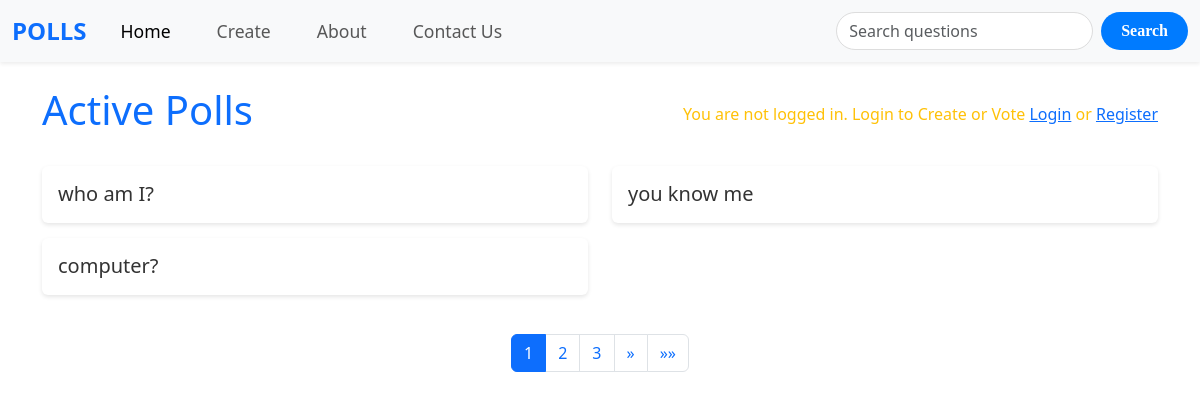
The app's page /, older data.
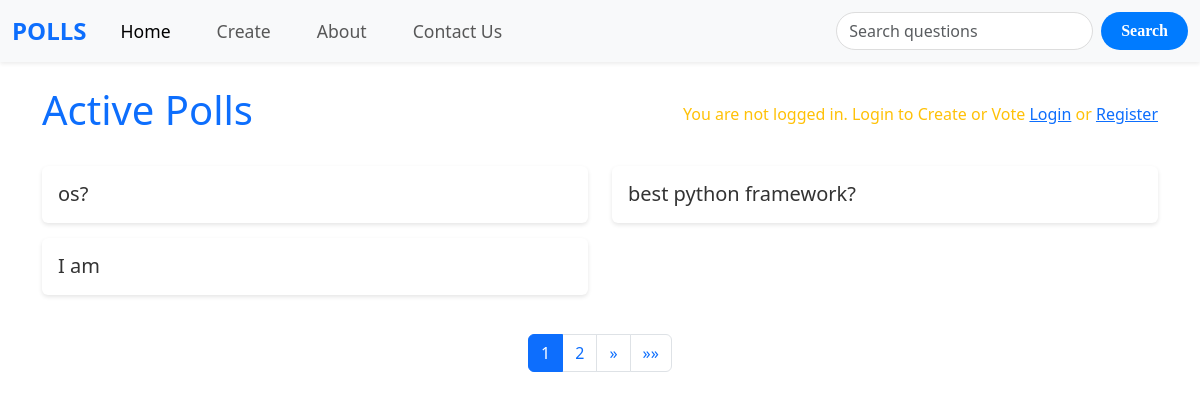
The same page, newer data.
### polls/models.py (models this page shows, shortened)
class question(models.Model):
    question_text = models.CharField(max_length=300)
    publication_date = models.DateField("data published")

### polls/views.py (the view)
# urls.py: path("", views.IndexView.as_view(), name="index"),
class IndexView(generic.ListView):
    template_name = "polls/index.html"
    context_object_name = "questions_sorted_as_latest"
    paginate_by = 3
    def get_queryset(self):
        return question.objects.filter(publication_date__lte=timezone.now()).order_by('-publication_date')

### polls/templates/polls/index.html (shortened to what this page needs)
<!DOCTYPE html>
<html lang="en">
<head>
    <link href="https://cdn.jsdelivr.net/npm/bootstrap@5.3.0-alpha1/dist/css/bootstrap.min.css" rel="stylesheet">
    {% load static %}
    <link href="{% static 'polls/style.css' %}" rel="stylesheet">
</head>
<body>
<nav class="navbar navbar-expand-lg navbar-light bg-light shadow-sm">
    <div class="container-fluid">
        <a class="navbar-brand" href="{% url 'polls:index' %}">POLLS</a>
        <div class="collapse navbar-collapse" id="navbarNav">
            <div class="navbar-nav me-auto">
                <a class="nav-link active" href="{% url 'polls:index' %}">Home</a>
                    <a class="nav-link" href="{% url 'polls:create' %}">Create</a>
                <a class="nav-link" href="{% url 'polls:about' %}">About</a>
                <a class="nav-link" href="{% url 'polls:contact' %}">Contact Us</a>
            </div>
            <form method="GET" action="{% url 'polls:search' %}" class="d-flex">
                <input class="form-control me-2 custom-search-input" type="search" placeholder="Search questions" aria-label="Search" name="q">
                <button class="btn custom-search-button" type="submit">Search</button>
            </form>
        </div>
    </div>
</nav>
<div class="container mt-4">
    <div class="d-flex justify-content-between align-items-center mb-4">
        <h1 class="text-primary">Active Polls</h1>
        {% if user.is_authenticated %}
            <div class="welcome-message">
                Welcome, {{ user.username }}!
                <form action="{% url 'polls:logout' %}" method="post" class="d-inline">
                    {% csrf_token %}
                    <button type="submit" class="btn btn-link logout-btn">Logout</button>
                </form>
            </div>
        {% else %}
            <p class="text-warning mb-0">You are not logged in. Login to Create or Vote <a href="{% url 'polls:login' %}" class="text-primary">Login</a> or <a href="{% url 'polls:register' %}" class="text-primary">Register</a></p>
        {% endif %}
    </div>
    <div class="row">
        {% if questions_sorted_as_latest %}
            {% for question in questions_sorted_as_latest %}
                <div class="col-md-6">
                    <div class="card poll-card">
                        <div class="card-body">
                            <a href="{% url 'polls:details' question.id %}" class="card-title h5">{{ question.question_text }}</a>
                        </div>
                    </div>
                </div>
            {% endfor %}
        {% else %}
            <p class="text-muted">No polls available.</p>
        {% endif %}
        <nav aria-label="Page navigation" class="mt-4">
            <ul class="pagination justify-content-center">
                {% for num in page_obj.paginator.page_range %}
                    {% if page_obj.number == num %}
                        <li class="page-item active"><a class="page-link" href="?page={{ num }}">{{ num }}</a></li>
                    {% else %}
                        <li class="page-item"><a class="page-link" href="?page={{ num }}">{{ num }}</a></li>
                    {% endif %}
                {% endfor %}
                {% if page_obj.has_next %}
                    <li class="page-item">
                        <a class="page-link" href="?page={{ page_obj.next_page_number }}" aria-label="Next">
                            <span aria-hidden="true">&raquo;</span>
                        </a>
                    </li>
                    <li class="page-item">
                        <a class="page-link" href="?page={{ page_obj.paginator.num_pages }}" aria-label="Last">
                            <span aria-hidden="true">&raquo;&raquo;</span>
                        </a>
                    </li>
                {% endif %}
            </ul>
        </nav>
    </div>
</div>
</body>
</html>

Row changes from the older to the newer data that the page shows:
no longer on this page (row edited): question: question_text "who am I?"
no longer on this page (row edited): question: question_text "you know me"
no longer on this page (row edited): question: question_text "computer?"
now on this page (row edited): question: question_text "os?"
now on this page (row edited): question: question_text "best python framework?"
now on this page (row edited): question: question_text "I am"
Text that changed along with them:
list line gone: "3"
